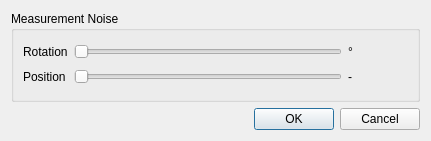
<?xml version="1.0" encoding="UTF-8"?>
<ui version="4.0">
 <class>KalmanUICFilterControls</class>
 <widget class="QWidget" name="KalmanUICFilterControls">
  <property name="windowModality">
   <enum>Qt::NonModal</enum>
  </property>
  <property name="geometry">
   <rect>
    <x>0</x>
    <y>0</y>
    <width>431</width>
    <height>141</height>
   </rect>
  </property>
  <property name="sizePolicy">
   <sizepolicy hsizetype="Fixed" vsizetype="Fixed">
    <horstretch>0</horstretch>
    <verstretch>0</verstretch>
   </sizepolicy>
  </property>
  <property name="windowTitle">
   <string>Kalman settings</string>
  </property>
  <property name="windowIcon">
   <iconset resource="../gui/ui-res.qrc">
    <normaloff>:/images/filter-16.png</normaloff>:/images/filter-16.png</iconset>
  </property>
  <property name="layoutDirection">
   <enum>Qt::LeftToRight</enum>
  </property>
  <property name="autoFillBackground">
   <bool>false</bool>
  </property>
  <property name="styleSheet">
   <string notr="true"/>
  </property>
  <layout class="QVBoxLayout" name="verticalLayout">
   <item>
    <widget class="QGroupBox" name="groupBox_2">
     <property name="title">
      <string>Measurement Noise</string>
     </property>
     <layout class="QGridLayout" name="gridLayout_2">
      <item row="0" column="0">
       <widget class="QLabel" name="label">
        <property name="text">
         <string>Rotation</string>
        </property>
       </widget>
      </item>
      <item row="0" column="1">
       <widget class="QSlider" name="noiseRotSlider">
        <property name="maximum">
         <number>10000</number>
        </property>
        <property name="singleStep">
         <number>1</number>
        </property>
        <property name="tracking">
         <bool>true</bool>
        </property>
        <property name="orientation">
         <enum>Qt::Horizontal</enum>
        </property>
        <property name="invertedAppearance">
         <bool>false</bool>
        </property>
        <property name="tickPosition">
         <enum>QSlider::NoTicks</enum>
        </property>
        <property name="tickInterval">
         <number>10</number>
        </property>
       </widget>
      </item>
      <item row="1" column="0">
       <widget class="QLabel" name="label_4">
        <property name="text">
         <string>Position</string>
        </property>
       </widget>
      </item>
      <item row="1" column="1">
       <widget class="QSlider" name="noisePosSlider">
        <property name="maximum">
         <number>10000</number>
        </property>
        <property name="orientation">
         <enum>Qt::Horizontal</enum>
        </property>
        <property name="tickPosition">
         <enum>QSlider::NoTicks</enum>
        </property>
        <property name="tickInterval">
         <number>10</number>
        </property>
       </widget>
      </item>
      <item row="0" column="2">
       <widget class="QLabel" name="noiseRotLabel">
        <property name="minimumSize">
         <size>
          <width>60</width>
          <height>0</height>
         </size>
        </property>
        <property name="text">
         <string>°</string>
        </property>
       </widget>
      </item>
      <item row="1" column="2">
       <widget class="QLabel" name="noisePosLabel">
        <property name="minimumSize">
         <size>
          <width>60</width>
          <height>0</height>
         </size>
        </property>
        <property name="text">
         <string>-</string>
        </property>
       </widget>
      </item>
     </layout>
    </widget>
   </item>
   <item>
    <widget class="QDialogButtonBox" name="buttonBox">
     <property name="standardButtons">
      <set>QDialogButtonBox::Cancel|QDialogButtonBox::Ok</set>
     </property>
    </widget>
   </item>
  </layout>
 </widget>
 <resources>
  <include location="../gui/ui-res.qrc"/>
 </resources>
 <connections/>
 <designerdata>
  <property name="gridDeltaX">
   <number>10</number>
  </property>
  <property name="gridDeltaY">
   <number>10</number>
  </property>
  <property name="gridSnapX">
   <bool>false</bool>
  </property>
  <property name="gridSnapY">
   <bool>false</bool>
  </property>
  <property name="gridVisible">
   <bool>true</bool>
  </property>
 </designerdata>
 <slots>
  <slot>startEngineClicked()</slot>
  <slot>stopEngineClicked()</slot>
  <slot>cameraSettingsClicked()</slot>
 </slots>
</ui>
